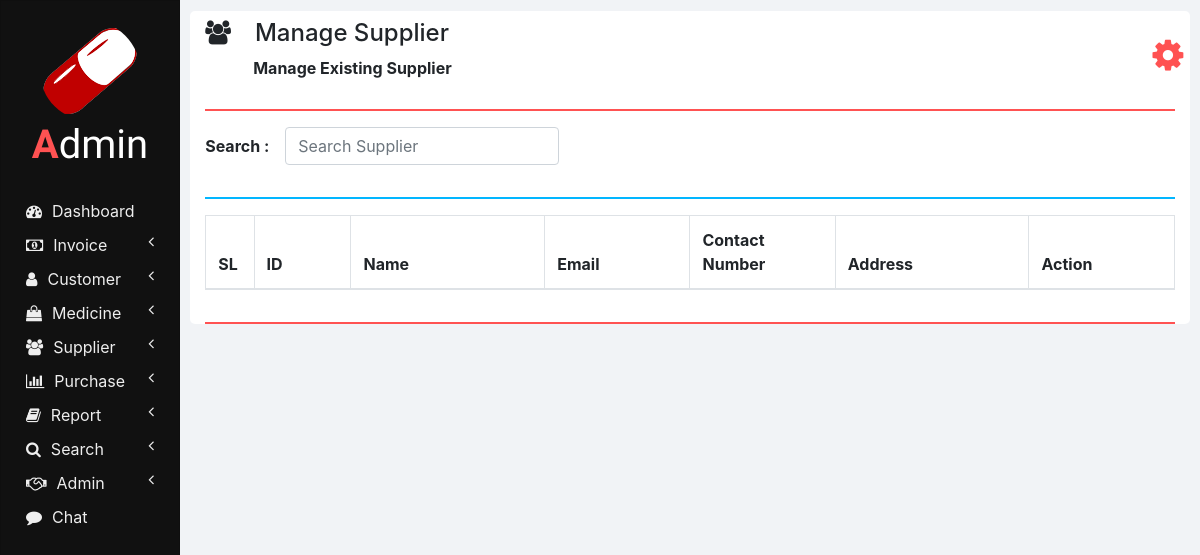
Page /manage_supplier.php (signed in) on the earlier database version.
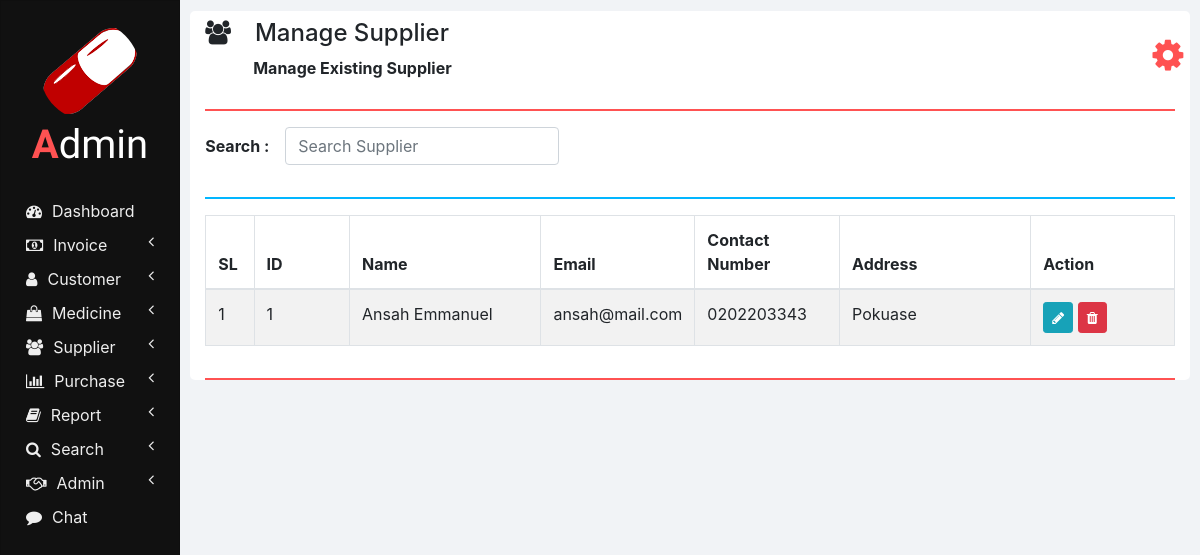
Same page on the later database version.
### tables this page shows
CREATE TABLE `suppliers` (
  `ID` int(11) NOT NULL,
  `NAME` varchar(100) NOT NULL,
  `EMAIL` varchar(100) NOT NULL,
  `CONTACT_NUMBER` varchar(10) NOT NULL,
  `ADDRESS` varchar(100) NOT NULL
);

### php/manage_supplier.php (the view, shortened to what this page needs)
<?php
  function showSuppliers($id) {
    require "db_connection.php";
    if($con) {
      $seq_no = 0;
      $query = "SELECT * FROM suppliers";
      $result = mysqli_query($con, $query);
      while($row = mysqli_fetch_array($result)) {
        $seq_no++;
        if($row['ID'] == $id)
          showEditOptionsRow($seq_no, $row);
        else
          showSupplierRow($seq_no, $row);
      }
    }
  }
  function showSupplierRow($seq_no, $row) {
    ?>
    <tr>
      <td><?php echo $seq_no; ?></td>
      <td><?php echo $row['ID'] ?></td>
      <td><?php echo $row['NAME']; ?></td>
      <td><?php echo $row['EMAIL']; ?></td>
      <td><?php echo $row['CONTACT_NUMBER']; ?></td>
      <td><?php echo $row['ADDRESS']; ?></td>
      <td>
        <button href="" class="btn btn-info btn-sm" onclick="editSupplier(<?php echo $row['ID']; ?>);">
          <i class="fa fa-pencil"></i>
        </button>
        <button class="btn btn-danger btn-sm" onclick="deleteSupplier(<?php echo $row['ID']; ?>);">
          <i class="fa fa-trash"></i>
        </button>
      </td>
    </tr>
    <?php
  }
  ?>

Differences in the rows shown:
added suppliers: seq_no "1", ID "1", NAME "Ansah Emmanuel", EMAIL "ansah@mail.com", CONTACT_NUMBER "0202203343", ADDRESS "Pokuase"
